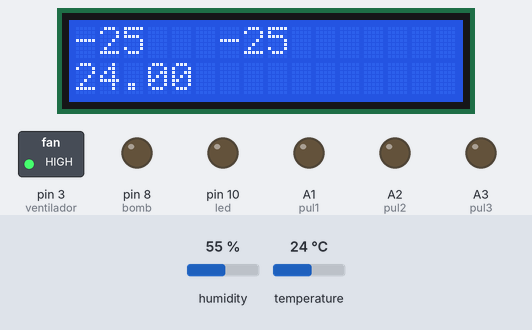
Bench run of a sketch on a simulated Arduino Uno, built with avr-gcc and run on an emulated ATmega328P. Parts: 16×2 character LCD, switched loads named in the sketch (green lamp = pin HIGH), output pins drawn as LEDs (lit = HIGH). The inputs (shaded band) are chosen by the test bench; at power-on: temperature 24 °C, humidity 55 %.

Above: at 1.2 s.
1.3 s: temperature set to 12 °C
At 2.4 s:
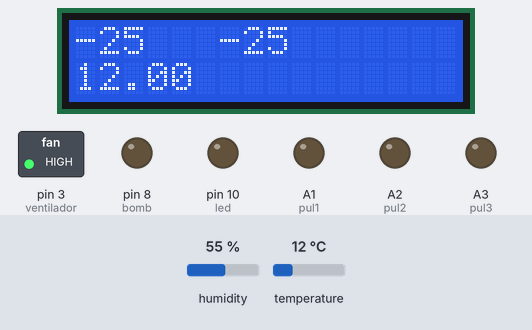
4.0 s: temperature set to 19 °C
At 4.9 s:
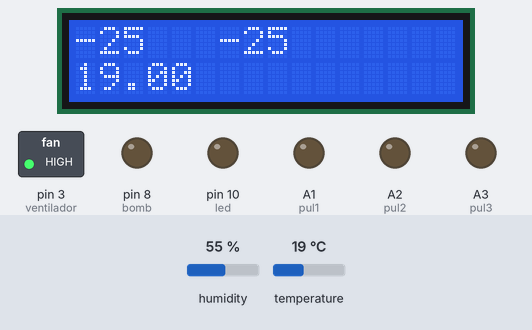
6.7 s: temperature set to 28 °C
At 8.5 s:
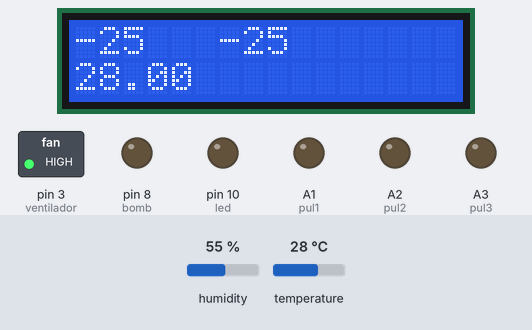
Timing chart, 0 to 10.0 s (numbered marks = the images above; inputs shaded):
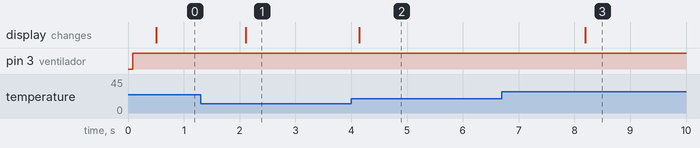

The sketch:

lab_4_sistema_temp.ino
```cpp
// C++ code
//
#include <DHT.h>
#define DHTPIN 2
#define DHTTYPE DHT11
DHT dht(DHTPIN, DHTTYPE);

#include <LiquidCrystal.h>
LiquidCrystal lcd(12,11,7,6,5,4);
byte temp = A0;
byte pul1 = A1;
byte pul2 = A2;
byte pul3 = A3;
byte ventilador=3;
byte led=10;
byte bomb=8;
long unsigned tiempo_aumentar = millis();
long unsigned tiempo_disminuir = millis();
long unsigned tiempo_aceptar = millis();
long unsigned tiempo = 70;
long unsigned tiempo2 = 500;
long unsigned tiempo_clear=millis();
int cont;
int n;
void setup()
{
  Serial.begin(9600);
  dht.begin();
  lcd.begin(16,2);
  pinMode(pul1, OUTPUT);
  pinMode(pul2, OUTPUT);
  pinMode(pul3, OUTPUT);
  pinMode(temp, INPUT);
  pinMode(led, OUTPUT);
  pinMode(bomb, OUTPUT);
  pinMode(ventilador, OUTPUT);
  cont=map(analogRead(temp), 20, 358, -40, 125);
  n= cont;
  lcd.setCursor(0,0);
  lcd.print("Hola");

}

void loop()
{
  //digitalWrite(bomb, HIGH);

  if(millis() > tiempo2+ tiempo_clear)
    {
      lcd.clear();
      tiempo_clear=millis();
    }
  float valor_centigrados = dht.readTemperature();
  lcd.setCursor(0,0);
  lcd.print(cont);
  lcd.setCursor(0,2);
  lcd.print(valor_centigrados);
  lcd.setCursor(6,0);
  lcd.print(n);

  if(digitalRead(pul1)!=LOW)
  {
    if(millis() > tiempo+tiempo_aumentar)
    {

      cont++;
      tiempo_aumentar=millis();
      Serial.println("Hola");
    }

  }
   if(digitalRead(pul2)!=LOW)
  {
    if(millis() > tiempo+tiempo_disminuir)
    {

      cont--;
      tiempo_disminuir=millis();
    }


  }
   if(digitalRead(pul3)!=LOW)
  {
    if(millis() > tiempo+tiempo_aceptar)
    {

      n=cont;
      tiempo_aceptar=millis();
    }


  }
  if(n<valor_centigrados)
  {

    digitalWrite(ventilador, HIGH);
  }
  else
  {
    analogWrite(ventilador, 0);
  }
  if(valor_centigrados<n)
     {
       digitalWrite(bomb, HIGH);
     }
  else
  {
    digitalWrite(bomb, LOW);
  }
}
```

Measured:
- after the input at 1.3 s, the display: changes after 0.81 s (image 1)
- after the input at 4.0 s, the display: changes after 0.14 s (image 2)
- after the input at 6.7 s, the display: changes after 1.5 s (image 3)
